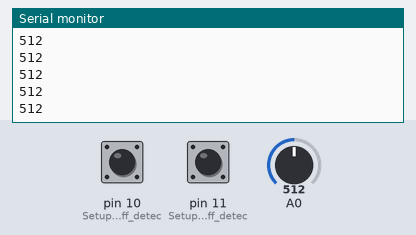
Simulated run of this sketch. Board: Arduino Uno, built with avr-gcc and run on an emulated ATmega328P. On the bench: the last lines printed to the serial monitor. The inputs (shaded band) are chosen by the test bench; at power-on: A0 = 512, pin 10 (Setup_for_leads_off_detec) LOW, pin 11 (Setup_for_leads_off_detec) LOW.

Above: at 1.2 s.
1.3 s: A0 set to 716
At 1.8 s:
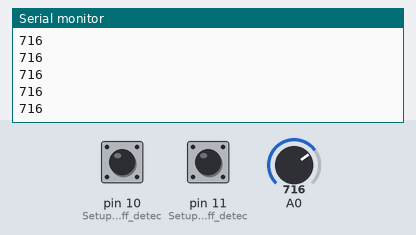
2.8 s: pin 10 (Setup_for_leads_off_detec) pulled HIGH for 0.15 s
4.4 s: A0 set to 900
At 5.2 s:
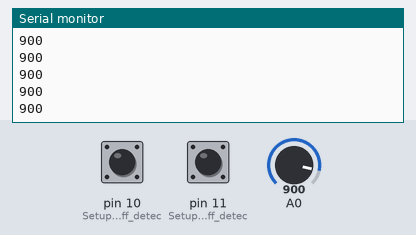
Timing chart, 0 to 7.4 s (numbered marks = the images above; inputs shaded):
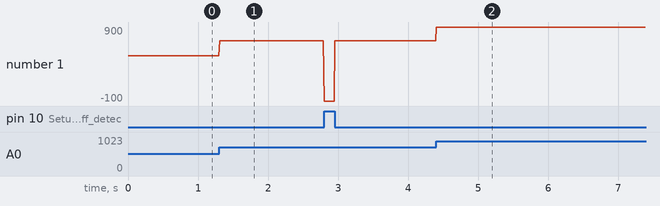

Measured:
- after the input at 1.3 s, the serial monitor: prints a new line at once (image 1)
- after the input at 4.4 s, the serial monitor: prints a new line at once (image 2)
- plotted number 1: 512 → 716 after the input at 1.3 s, 716 → 9 after the input at 4.4 s

The sketch:

Arduino.ino
```cpp
void setup() {
  // initialize the serial communication:
  Serial.begin(9600);
  pinMode(11, INPUT); // Setup for leads off detection LO +
  pinMode(10, INPUT); // Setup for leads off detection LO -
}

void loop() {
  if ((digitalRead(10) == 1) || (digitalRead(11) == 1)) {
    Serial.println(-100);
  }
  else {
    // send the value of analog input 0:
    int dat = analogRead(A0);
    Serial.println(dat);
  }
  //Wait for a bit to keep serial data from saturating
    delay(10);
}
```
